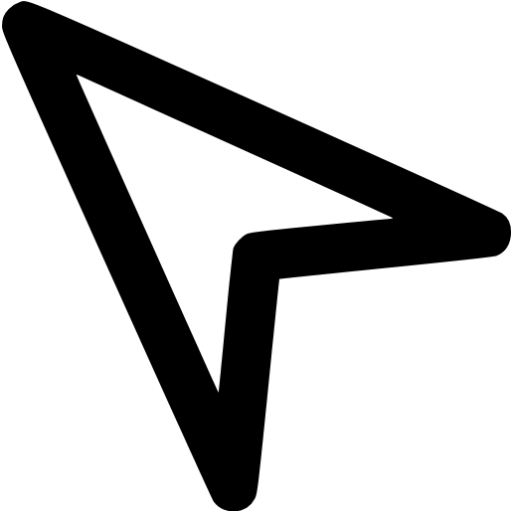
#> input picture design/zuma_cursor/arrow1.png, 512 x 512 px
$ python make_cursor.py
#> lines starting #> are read from the running program, lines starting #| are printed output that depends on the picture
#!/usr/bin/env python3
"""Build the native 38x38 global cursor from Graphics/Original/arrow1.png."""
from __future__ import annotations

import struct
import zlib
from collections import deque
from pathlib import Path

from PIL import Image


HERE = Path(__file__).resolve().parent
# Копия из проекта Zuma Deluxe VDAC2 (Source/OTHER/make_cursor.py) для TSafari VDAC4: исходник
# из игры (arrow1.png) и результаты — в этой же папке, отладочная картинка — в build/ рядом.
ORIGINAL = HERE
CONVERTED = HERE
BUILD = HERE / "build"

SRC = ORIGINAL / "arrow1.png"
CURSOR_PNG = ORIGINAL / "cursor.png"
CURSOR_BIN = CONVERTED / "cursor_p00.bin"
CURSOR_ZLIB = CONVERTED / "cursor_p00.zlib"
DEBUG_PNG = BUILD / "cursor_debug.png"

CURSOR_W = 38
CURSOR_H = 38
PAGE_SZ = 16384
OUTLINE_ALPHA = 32

def to_argb4_le(im: Image.Image) -> bytes:
    out = bytearray()
    px = im.load()
    w, h = im.size
    for y in range(h):
        for x in range(w):
            r, g, b, a = px[x, y]
            v = ((a >> 4) << 12) | ((r >> 4) << 8) | ((g >> 4) << 4) | (b >> 4)
            out += struct.pack("<H", v)
    return bytes(out)


def find_tip(im: Image.Image) -> tuple[int, int]:
    px = im.load()
    best: tuple[int, int] | None = None
    best_score: int | None = None
    for y in range(im.height):
        for x in range(im.width):
            if px[x, y][3] >= 128:
                score = x * x + y * y
                if best_score is None or score < best_score:
                    best_score = score
                    best = (x, y)
    if best is None:
        raise RuntimeError("cursor source has no opaque pixels")
    return best


def fill_inside_white(im: Image.Image) -> Image.Image:
    out = im.copy()
    px = out.load()
    w, h = out.size
    outside = [[False] * w for _ in range(h)]
    q: deque[tuple[int, int]] = deque()

    def is_open(x: int, y: int) -> bool:
        return px[x, y][3] < OUTLINE_ALPHA

    for x in range(w):
        for y in (0, h - 1):
            if is_open(x, y) and not outside[y][x]:
                outside[y][x] = True
                q.append((x, y))
    for y in range(h):
        for x in (0, w - 1):
            if is_open(x, y) and not outside[y][x]:
                outside[y][x] = True
                q.append((x, y))

    while q:
        x, y = q.popleft()
        for nx, ny in ((x - 1, y), (x + 1, y), (x, y - 1), (x, y + 1)):
            if 0 <= nx < w and 0 <= ny < h and is_open(nx, ny) and not outside[ny][nx]:
                outside[ny][nx] = True
                q.append((nx, ny))

    filled = 0
    for y in range(h):
        for x in range(w):
            if is_open(x, y) and not outside[y][x]:
                px[x, y] = (255, 255, 255, 255)
                filled += 1
    print(f"filled inside white: {filled} source pixels")
    return out


def main() -> int:
    sheet = Image.open(SRC).convert("RGBA")
#> sheet is the input picture: PIL image 512x512 RGBA; mean R, G, B, A 0, 0, 0, 66.8
    bbox = sheet.getbbox()
#> bbox = (2, 1, 511, 511)
    if bbox is None:
        raise RuntimeError("cursor source is fully transparent")
    crop = fill_inside_white(sheet.crop(bbox))
#> in fill_inside_white, `out = im.copy()`:
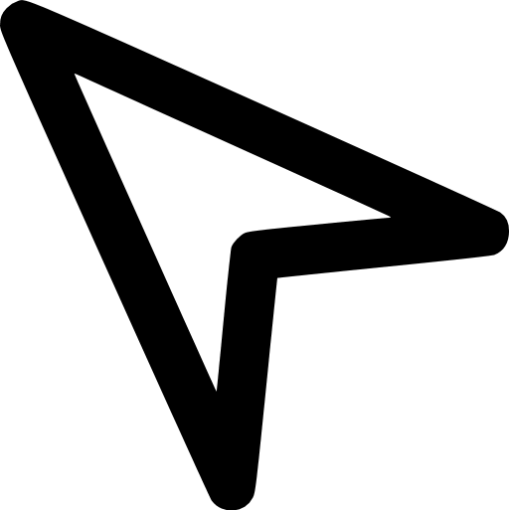
#> out: PIL image 509x510 RGBA; mean R, G, B, A 0, 0, 0, 67.5; transparent parts drawn white
#> after the loop in fill_inside_white, `for y in range(h):`: outside = 510 items
#> the loop in fill_inside_white, `while q:` made 161899 passes
#> (x, y) on passes 1 to 3: (0, 0), (0, 509), (1, 0)
#> in fill_inside_white, `filled = 0`: filled = 0
#> after the loop in fill_inside_white, `for y in range(h):`: filled = 27328
#| filled inside white: 27328 source pixels
    tip_src = find_tip(crop)
#> tip_src = (7, 7)
    cursor = crop.resize((CURSOR_W, CURSOR_H), Image.Resampling.LANCZOS)
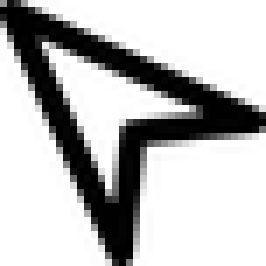
#> cursor: PIL image 38x38 RGBA (shown 7 times larger); mean R, G, B, A 27.3, 27.3, 27.3, 94.3; transparent parts drawn white
    tip_x = round(tip_src[0] * CURSOR_W / crop.width)
#> tip_x = 1
    tip_y = round(tip_src[1] * CURSOR_H / crop.height)
#> tip_y = 1
    tip_x = min(tip_x, CURSOR_W - 1)
    tip_y = min(tip_y, CURSOR_H - 1)

    CURSOR_PNG.parent.mkdir(parents=True, exist_ok=True)
    CONVERTED.mkdir(parents=True, exist_ok=True)
    BUILD.mkdir(parents=True, exist_ok=True)

    cursor.save(CURSOR_PNG)
    cursor.save(DEBUG_PNG)

    blob = to_argb4_le(cursor)
    assert len(blob) == CURSOR_W * CURSOR_H * 2
    zblob = zlib.compress(blob, 9)
    CURSOR_BIN.write_bytes(blob + b"\x00" * (PAGE_SZ - len(blob)))
    CURSOR_ZLIB.write_bytes(zblob)

    print(f"source: {SRC}")
    print(f"source bbox: {bbox}")
#| source bbox: (2, 1, 511, 511)
    print(f"source crop: {crop.width}x{crop.height} -> 38x38")
#| source crop: 509x510 -> 38x38
    print(f"source tip: {tip_src}")
#| source tip: (7, 7)
    print(f"cursor.png: {cursor.size[0]}x{cursor.size[1]}")
#| cursor.png: 38x38
    print(f"cursor_p00.bin: {len(blob)} real + {PAGE_SZ - len(blob)} padding = {PAGE_SZ}")
#| cursor_p00.bin: 2888 real + 13496 padding = 16384
    print(f"cursor_p00.zlib: {CURSOR_ZLIB.stat().st_size} bytes")
    print(f"CURSOR_W = {CURSOR_W}, CURSOR_H = {CURSOR_H}")
    print(f"CURSOR_TIP_X = {tip_x}, CURSOR_TIP_Y = {tip_y}")
#| CURSOR_TIP_X = 1, CURSOR_TIP_Y = 1
    return 0


if __name__ == "__main__":
    raise SystemExit(main())
#> (the program exits here)
